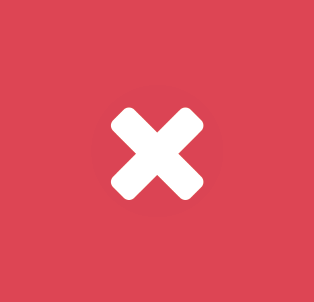
#> input picture images/cross.png, 314 x 302 px
$ python -i preprocessing.py   (imports and definitions only)
#> lines starting #> are read from the running program, lines starting #| are printed output that depends on the picture
#> further down, picture is the input picture: shape (302, 314, 3); mean B, G, R 94, 79.9, 222.8
import cv2

def preprocessing(img):
    # print('preprocessing')
    gray = cv2.cvtColor(img, cv2.COLOR_BGR2GRAY)
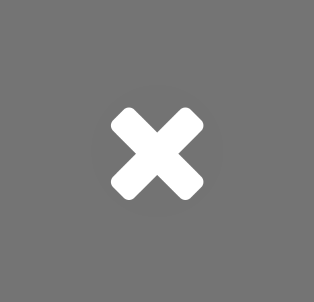
#> gray: shape (302, 314); min 115, max 255, mean 124.1
    gray = cv2.resize(gray, (128, 128))
#> gray: shape (128, 128)
    sift = cv2.SIFT_create()
    keypoints, descriptors = sift.detectAndCompute(gray, None)
#> keypoints = 21 keypoints; strongest (x, y, size): (64, 65, 22.8), (76, 53, 8.5), (52, 53, 8.5), (76, 77, 8.5)
    return keypoints, descriptors

>>> import cv2
>>> picture = cv2.imread('../images/cross.png')
>>> result = preprocessing(picture)

$ run again, on images/tick.png
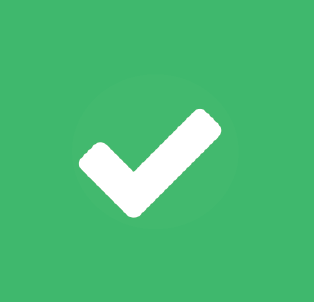
#> input picture images/tick.png, 314 x 302 px
#> picture is the input picture: shape (302, 314, 3); mean B, G, R 118.5, 188.7, 75.8
#> in preprocessing, `gray = cv2.cvtColor(img, cv2.COLOR_BGR2GRAY)`:
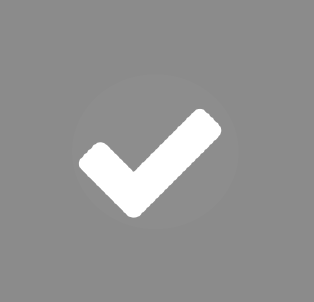
#> gray: shape (302, 314); min 139, max 255, mean 146.8
#> keypoints = 13 keypoints; strongest (x, y, size): (80, 56, 12), (40, 69, 10.5), (54, 70, 3.2), (54, 67, 6.8)
